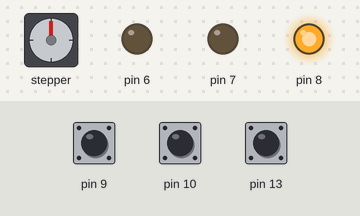
The sketch below on a simulated Arduino Uno, built with avr-gcc and run on an emulated ATmega328P. On the bench: stepper motor, output pins drawn as LEDs (lit = HIGH). Wiring (inferred from the names in the program): stepper motor driver (200 steps per turn assumed): step pin 2; direction pin 3; enable pin 4. The test bench sets the inputs (shaded band); at power-on: pin 9 HIGH, pin 10 HIGH, pin 13 HIGH. Pins used as bus, display or sensor lines are not drawn.

Above: at 1.2 s.
1.3 s: pin 9 pulled LOW for 0.15 s
At 3.9 s:
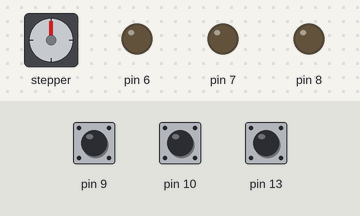
4.3 s: pin 10 pulled LOW for 3.2 s
At 7.2 s:
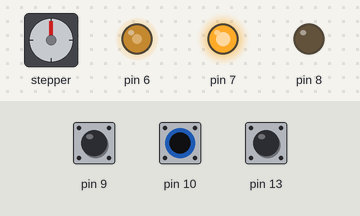
10.5 s: pin 13 pulled LOW for 3.2 s
At 16.5 s:
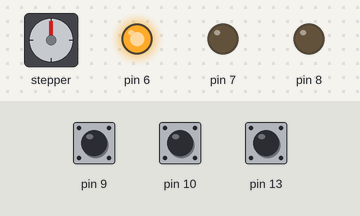
16.7 s: pin 9 pulled LOW for 3.2 s
At 21.5 s:
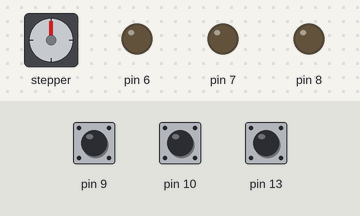
22.9 s: pin 13 pulled LOW for 1 s
At 24.7 s:
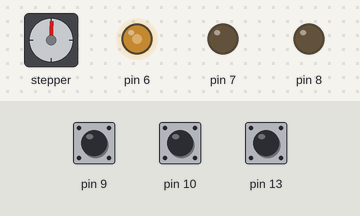
26.9 s: pin 10 pulled LOW for 3.2 s
At 34.2 s:
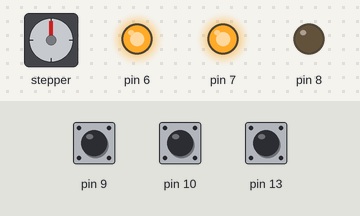
Timing chart, 0 to 37.6 s (numbered marks = the images above; inputs shaded):
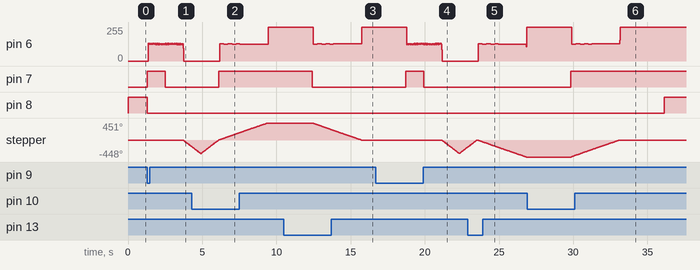

The sketch:

good.ino
```cpp
#define STEP_PIN 2
#define DIR_PIN 3
#define ENABLE_PIN 4
#define STEP_PIN 6
#define DIR_PIN 7
#define ENABLE_PIN 8


void setup() {
  pinMode(10,INPUT_PULLUP);
  pinMode(13,INPUT_PULLUP);
  pinMode(9,INPUT_PULLUP);


  pinMode(2, OUTPUT);
  pinMode(3, OUTPUT);
  pinMode(4, OUTPUT);


  pinMode(6, OUTPUT);
  pinMode(7, OUTPUT);
  pinMode(8, OUTPUT);

}

void loop() {
  // 第二个按钮
  if (digitalRead(10) == LOW ){
    digitalWrite(4, LOW); // 启用驱动器
    digitalWrite(8, LOW); // 启用驱动器


    digitalWrite(3, HIGH);

    digitalWrite(7, HIGH);

  // LEFT（1.8度/步的电机旋转一圈）
    for (int i = 0; i < 130; i++) {
     digitalWrite(2, HIGH);//1号电机
     delayMicroseconds(3000);

     digitalWrite(6,HIGH);//2号电机
     delayMicroseconds(3500); // 控制速度（数值越小越快）

     digitalWrite(2, LOW); //一号电机
     delayMicroseconds(3000);

     digitalWrite(6, LOW); //二号电机
     delayMicroseconds(3500);

    }
    for (int i = 0; i < 120; i++) {
     digitalWrite(2, HIGH);//1号电机
     delayMicroseconds(3000);

     digitalWrite(6,HIGH);//2号电机
     delayMicroseconds(3700); // 控制速度（数值越小越快）

     digitalWrite(2, LOW); //一号电机
     delayMicroseconds(3000);

     digitalWrite(6, LOW); //二号电机
     delayMicroseconds(3700);
     }
     for (int i = 0; i <500; i++) {
     digitalWrite(2, HIGH);//1号电机
     delayMicroseconds(3000);
     digitalWrite(6, HIGH);//1号电机
     delayMicroseconds(3000);
  }
  }


  //跳舞，第三个按钮
  else if (digitalRead(9) == LOW ){
    digitalWrite(4, LOW); // 启用驱动器
    digitalWrite(8, LOW); // 启用驱动器

    digitalWrite(7, HIGH);
for (int i = 0; i < 200; i++) {
     digitalWrite(6, HIGH);//2号电机
     delayMicroseconds(3000);
     digitalWrite(6, LOW); //2号电机
     delayMicroseconds(3000);
    }
     digitalWrite(7, LOW);
  for (int i = 0; i < 200; i++) {
     digitalWrite(6, HIGH);//2号电机
     delayMicroseconds(3000);
     digitalWrite(6, LOW); //2号电机
     delayMicroseconds(3000);
    }
     digitalWrite(3, LOW);
  for (int i = 0; i < 200; i++) {
     digitalWrite(2, HIGH);//1号电机
     delayMicroseconds(3000);
     digitalWrite(2, LOW); //1号电机
     delayMicroseconds(3000);
     }
     digitalWrite(3, HIGH);
  for (int i = 0; i < 200; i++) {
     digitalWrite(2, HIGH);//1号电机
     delayMicroseconds(3000);
     digitalWrite(2, LOW); //1号电机
     delayMicroseconds(3000);
    }
     }


 //第1个按钮
  else if (digitalRead(13) == LOW ){
    digitalWrite(4, LOW); // 启用驱动器
    digitalWrite(8, LOW); // 启用驱动器

    digitalWrite(3, LOW);

    digitalWrite(7, LOW);

  // RIGHT（1.8度/步的电机旋转一圈）
    for (int i = 0; i < 130; i++) {
     digitalWrite(6, HIGH);//2号电机
     delayMicroseconds(3000);

     digitalWrite(2,HIGH);//1号电机
     delayMicroseconds(3500); // 控制速度（数值越小越快）

     digitalWrite(6, LOW); //2号电机
     delayMicroseconds(3000);

     digitalWrite(2, LOW); //1号电机
     delayMicroseconds(3500);

  }
    for (int i = 0; i < 120; i++) {
     digitalWrite(6, HIGH);//2号电机
     delayMicroseconds(3000);

     digitalWrite(2,HIGH);//1号电机
     delayMicroseconds(3700); // 控制速度（数值越小越快）

     digitalWrite(6, LOW); //2号电机
     delayMicroseconds(3000);

     digitalWrite(2, LOW); //一号电机
     delayMicroseconds(3700);
  }
     for (int i = 0; i <500; i++) {
     digitalWrite(2, HIGH);//1号电机
     delayMicroseconds(3000);
     digitalWrite(6, HIGH);//1号电机
     delayMicroseconds(3000);
  }
  }

  else{
    digitalWrite(4, HIGH);  // 不启用驱动器
    digitalWrite(8, HIGH);  // 不启用驱动器

  }


}
```

Measured:
- after the input at 4.3 s, pin 6: 0/255 → 131/255 after 1.9 s, → 124/255 0.28 s later, → 131/255 0.28 s later, → 124/255 0.28 s later, … (7 changes in this stretch); pin 7: LOW → HIGH after 1.8 s; pin 8: stays LOW (without the input it goes to HIGH after 1.8 s)
- after the input at 10.5 s, pin 6: 255/255 → 124/255 after 2.0 s, → 131/255 0.28 s later, → 124/255 0.28 s later, → 131/255 0.28 s later, … (7 changes in this stretch); pin 7: HIGH → LOW after 1.9 s; pin 8: stays LOW (without the input it goes to HIGH after 1.9 s); stepper: turns 450° counter-clockwise in 3.3 s, starting after 1.9 s
- after the input at 22.9 s, pin 6: 0/255 → 131/255 after 0.69 s, → 124/255 0.28 s later, → 131/255 0.28 s later, → 124/255 0.28 s later, … (7 changes in this stretch); pin 8: stays LOW (without the input it goes to HIGH after 0.62 s)
- after the input at 26.9 s, pin 6: 255/255 → 124/255 after 3.0 s, → 131/255 0.28 s later, → 124/255 0.28 s later, → 131/255 0.28 s later, … (7 changes in this stretch); pin 7: LOW → HIGH after 2.9 s; pin 8: LOW → HIGH after 9.2 s instead of 2.9 s; stepper: turns 449° clockwise in 3.3 s, starting after 3.0 s
